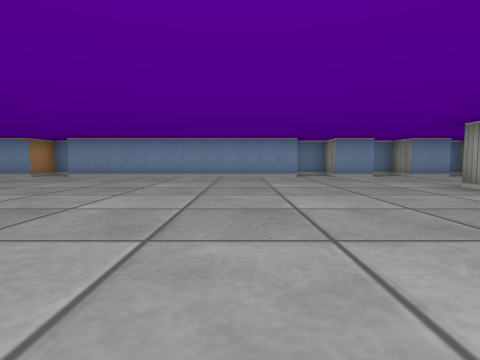
view 1 (above)

19 first-person views from a walk through a cub3D maze. The camera is about half as high as the walls, tilts 4° down and sees 80° across. The floor is counted in squares. Each view is taken from the middle of a square. On the plan, view 1 faces up. The plan holds only what a view shows up to about 9 squares ahead; the rest is blank.

view 2
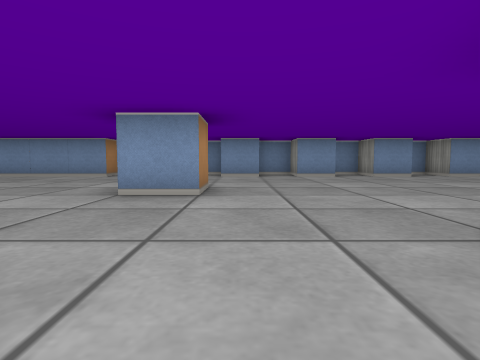

view 3
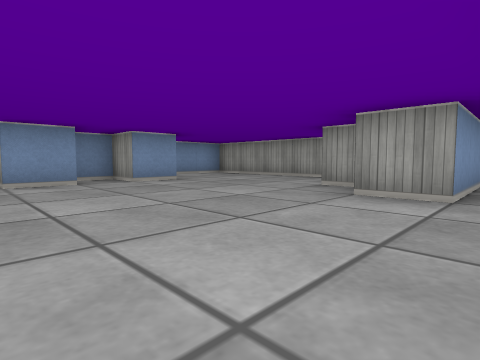

view 4
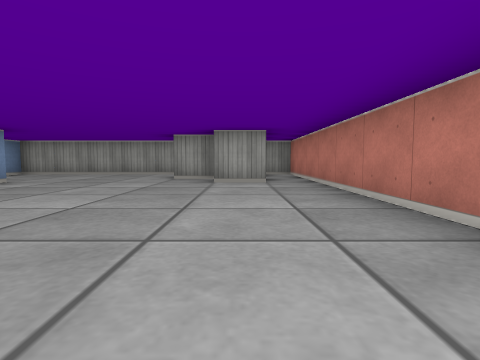

view 5
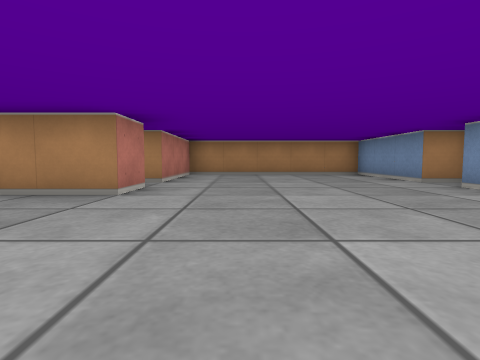

view 6
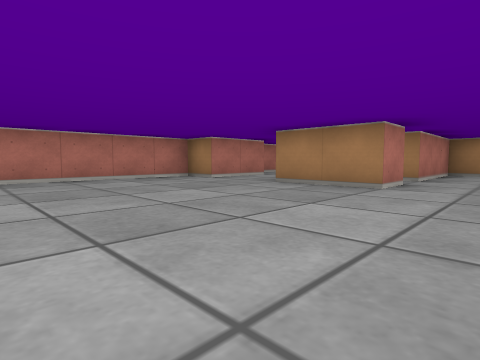

view 7
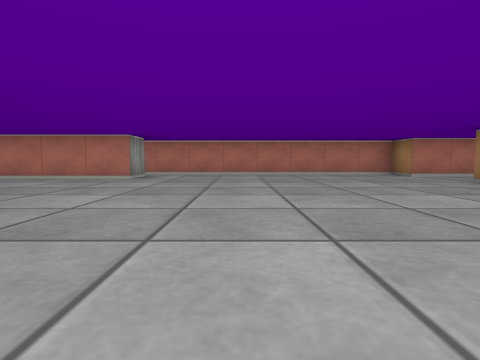

view 8
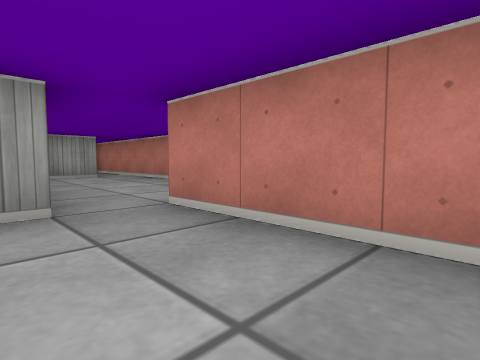

view 9
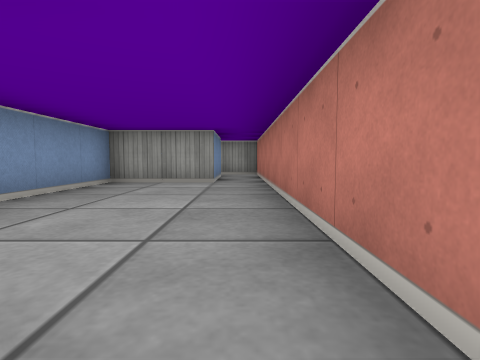

view 10
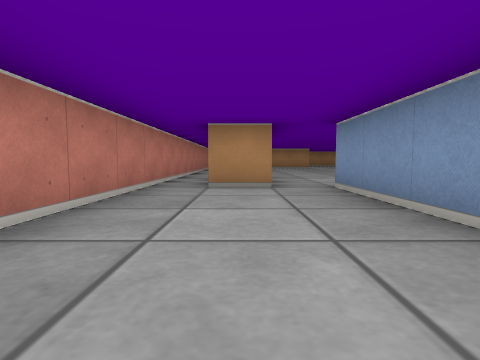

view 11
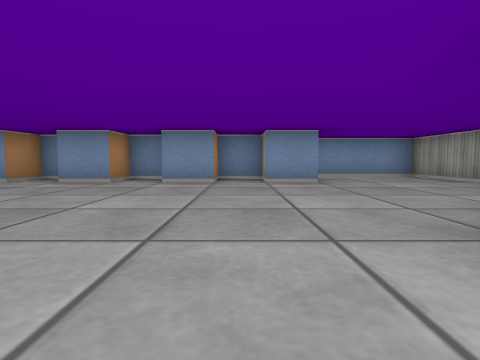

view 12
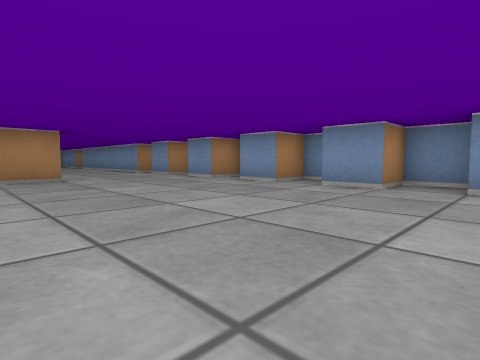

view 13
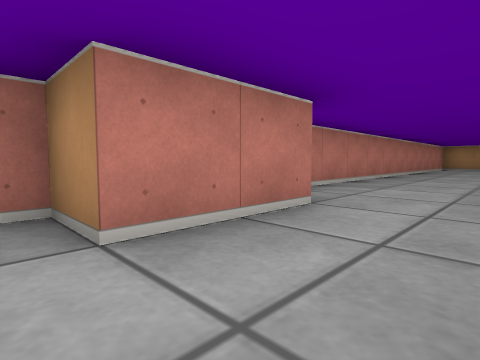

view 14
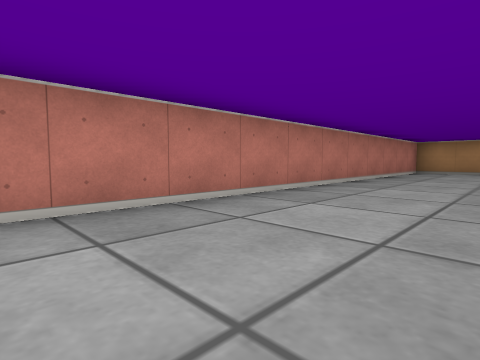

view 15
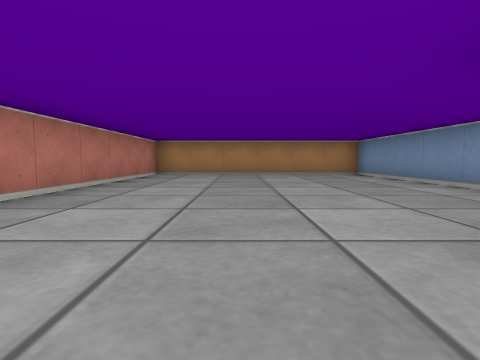

view 16
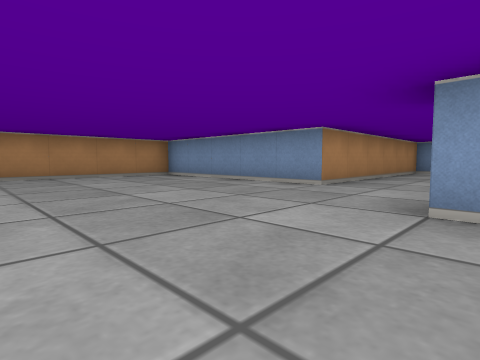

view 17
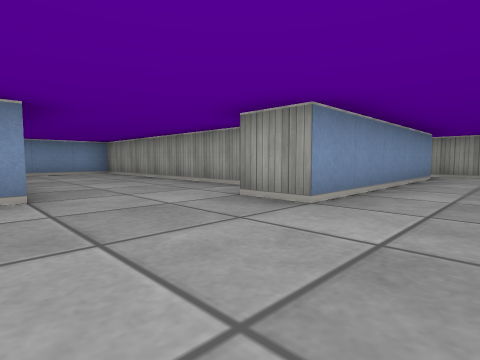

view 18
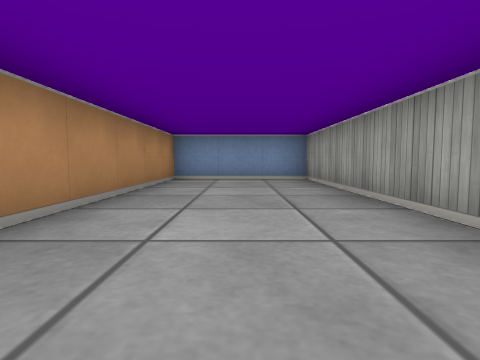

view 19
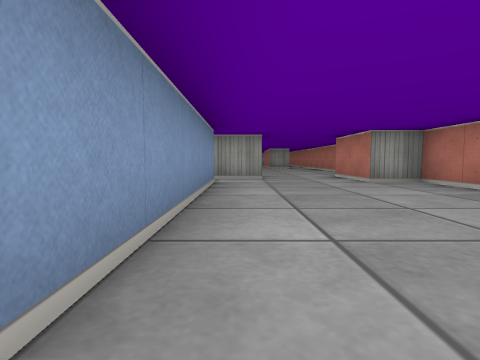

### Floor plan
Points are (right, up) in squares from view 1. A wall is a line through its corners. A room is listed if a view was taken in it or the views show most of it. See-through windows are left out.
Room 1 (views 1, 2, 3, 4, 5, 6, 7, 8, 11, 12, 13)
walls: (4.5, 4.6) (4.5, 3.5) (3.5, 3.5); (3.5, 8.2) (3.5, 7.5) (2.5, 7.5) (2.5, 8.5) (1.6, 8.5); (1.5, 8.2) (1.5, 7.5) (-4.5, 7.5); (6.5, 0.5) (6.5, 0.9); (7.8, 1.5) (14.5, 1.5) (14.5, 2.2); (3.5, -1.5) (3.5, -0.5) (6.5, -0.5); (-4.6, 2.5) (-3.5, 2.5) (-3.5, 0.5); (-3.5, -1.5) (-3.5, -2.5) (3.5, -2.5); (-5, 8.5) (-5.5, 8.5) (-5.5, 7.5) (-8.5, 7.5) (-8.5, 2.5) (-5.5, 2.5); (11.6, 7.5) (10.5, 7.5) (10.5, 8.5) (9.5, 8.5) (9.5, 7.5) (8.5, 7.5) (8.5, 8.5) (7.5, 8.5) (7.5, 7.5) (6.5, 7.5) (6.5, 8.5) (5.5, 8.5) (5.5, 7.5) (4.5, 7.5) (4.5, 8.5) (3.9, 8.5); (12.5, 3.5) (12.5, 4.5); (13.8, 2.5) (11.5, 2.5) (11.5, 3.5); (14.5, 4.9) (14.5, 9.5) (12, 9.5)
ways out: opening at (5.5, -1) to room 2; opening at (-5, 2) to room 3; opening at (-4, -0.5) to room 3
Room 2 (views 9, 10)
walls: (6.5, -0.5) (6.5, -1.5); (13.2, -1.5) (11.5, -1.5) (11.5, 0.5) (6.5, 0.5); (3.5, -2.5) (13.5, -2.5)
ways out: opening at (5.5, -1) to room 1; opening at (12.5, -2)
Room 3 (views 14, 15, 16, 17, 18, 19)
walls: (-9.5, 3.5) (-9.5, 9.5) (-12.5, 9.5) (-12.5, 3.5) (-17.5, 3.5) (-17.5, -2.5) (-5.5, -2.5) (-5.5, -1.5) (-3.5, -1.5); (-5.5, 1.5) (-10.5, 1.5) (-10.5, 2.5); (-5.5, 2.5) (-5.5, 2.1); (-4.5, 0.5) (-4.5, 1.8)
ways out: opening at (-5, 2) to room 1; opening at (-4, -0.5) to room 1

Positions as (right, up) in squares from view 1, and headings:
1: (0, 0), facing up
2: (5, 0), facing up
3: (8, 2), facing up-right
4: (6, 3), facing right
5: (0, 4), facing left
6: (1, 4), facing down-left
7: (1, 6), facing down
8: (4, 1), facing down-right
9: (6, -2), facing right
10: (11, -1), facing left
11: (10, 2), facing up
12: (11, 3), facing up-left
13: (-3, 0), facing down-left
14: (-7, 0), facing down-left
15: (-9, 0), facing left
16: (-10, -1), facing up-left
17: (-13, 0), facing up-right
18: (-11, 3), facing up
19: (-11, 1), facing right
